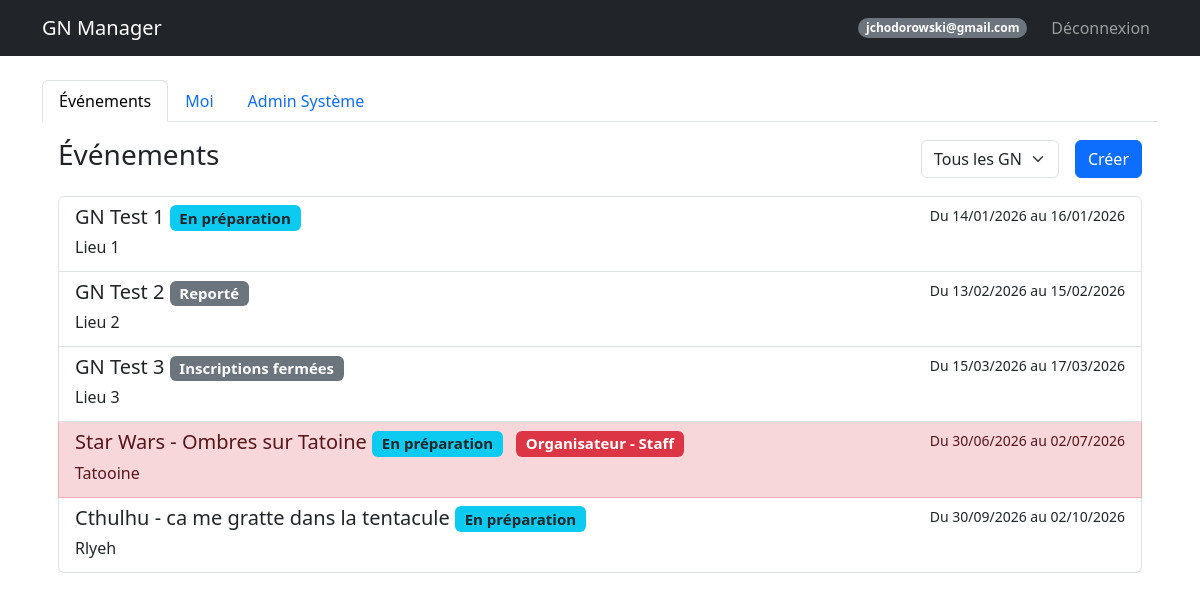
The page /dashboard (signed in) on the database its author committed.
### models.py (models this page shows, shortened)
class User(UserMixin, db.Model):
    id = db.Column(db.Integer, primary_key=True)
    email = db.Column(db.String(120), unique=True, nullable=False)
    password_hash = db.Column(db.String(128))
    nom = db.Column(db.String(80))
    prenom = db.Column(db.String(80))
    age = db.Column(db.Integer)
    genre = db.Column(db.String(20))
    avatar_url = db.Column(db.String(200))
    role = db.Column(db.String(20), default='user') # createur, sysadmin, user
    is_banned = db.Column(db.Boolean, default=False)
    is_deleted = db.Column(db.Boolean, default=False) # Soft delete
    @property
    def is_admin(self):
        return self.role in ['createur', 'sysadmin']

class Event(db.Model):
    id = db.Column(db.Integer, primary_key=True)
    name = db.Column(db.String(100), nullable=False)
    description = db.Column(db.Text) # Added
    date_start = db.Column(db.DateTime, nullable=False)
    date_end = db.Column(db.DateTime, nullable=False)
    location = db.Column(db.String(200))
    background_image = db.Column(db.String(200))
    visibility = db.Column(db.String(20), default='public') # public, private
    organizer_structure = db.Column(db.String(100))
    external_link = db.Column(db.String(255)) # Added (Google Forms)
    statut = db.Column(db.String(50), default='En préparation') # Added 'statut' as per user correctness
    groups_config = db.Column(db.Text, default='{"PJ": ["Peu importe"], "PNJ": ["Peu importe"], "Organisateur": ["Peu importe"]}') # JSON stored as string

class Participant(db.Model):
    id = db.Column(db.Integer, primary_key=True)
    event_id = db.Column(db.Integer, db.ForeignKey('event.id'), nullable=False)
    user_id = db.Column(db.Integer, db.ForeignKey('user.id'), nullable=False)
    type = db.Column(db.String(50)) # Organisateur, PJ, PNJ
    group = db.Column(db.String(50))
    role_id = db.Column(db.Integer, db.ForeignKey('role.id', use_alter=True, name='fk_participant_role'), nullable=True)
    role_communicated = db.Column(db.Boolean, default=False)
    role_received = db.Column(db.Boolean, default=False) # Added
    registration_status = db.Column(db.String(50), default='À valider') # Added
    payment_method = db.Column(db.String(50))
    payment_amount = db.Column(db.Float, default=0.0)
    payment_comment = db.Column(db.Text) # Added separate comment for payment if needed, or use generic comment
    comment = db.Column(db.Text)
    custom_image = db.Column(db.String(200))
    user = db.relationship('User', backref='participations')
    event = db.relationship('Event', backref='participants')
    role = db.relationship('Role', foreign_keys=[role_id], backref='participants_with_role')

### routes.py (the view)
@main.route('/dashboard')
@login_required
def dashboard():
    users_pagination = None
    if current_user.is_admin: # Uses the property we added
        page = request.args.get('page', 1, type=int)
        users_pagination = User.query.paginate(page=page, per_page=20, error_out=False)
    filter_type = request.args.get('filter', 'all')
    my_participations = Participant.query.filter_by(user_id=current_user.id).all()
    my_event_ids = [p.event_id for p in my_participations]
    my_roles = {p.event_id: p for p in my_participations} # Map event_id -> Participant object
    events = []
    now = datetime.now()
    if filter_type == 'mine':
        if my_event_ids:
            events = Event.query.filter(Event.id.in_(my_event_ids)).order_by(Event.date_start).all()
    elif filter_type == 'future':
        events = Event.query.filter(Event.date_start >= now).order_by(Event.date_start).all()
    elif filter_type == 'past':
        events = Event.query.filter(Event.date_end < now).order_by(Event.date_start.desc()).all()
    else:
        events = Event.query.order_by(Event.date_start).all()
    admin_view = request.args.get('admin_view')
    return render_template('dashboard.html', user=current_user, users_pagination=users_pagination, events=events, my_event_ids=my_event_ids, my_roles=my_roles, current_filter=filter_type, admin_view=admin_view)

### templates/dashboard.html (shortened to what this page needs)
{% extends "base.html" %}
{% block content %}
<ul class="nav nav-tabs" id="myTab" role="tablist">
    <li class="nav-item" role="presentation">
        <button class="nav-link {% if not admin_view %}active{% endif %}" id="events-tab" data-bs-toggle="tab"
            data-bs-target="#events" type="button" role="tab">Événements</button>
    </li>
    <li class="nav-item" role="presentation">
        <button class="nav-link" id="me-tab" data-bs-toggle="tab" data-bs-target="#me" type="button"
            role="tab">Moi</button>
    </li>
    {% if user.is_admin %}
    <li class="nav-item" role="presentation">
        <button class="nav-link {% if admin_view %}active{% endif %}" id="admin-tab" data-bs-toggle="tab"
            data-bs-target="#admin" type="button" role="tab">Admin Système</button>
    </li>
    {% endif %}
</ul>
<div class="tab-content" id="myTabContent">
    <div class="tab-pane fade p-3 {% if not admin_view %}show active{% endif %}" id="events" role="tabpanel">
        <div class="d-flex justify-content-between align-items-center mb-3">
            <h3>Événements</h3>
            <div class="d-flex gap-2">
                <form action="/dashboard" method="GET" class="d-flex align-items-center">
                    <select name="filter" class="form-select me-2" onchange="this.form.submit()">
                        <option value="all" {% if current_filter=='all' %}selected{% endif %}>Tous les GN</option>
                    </select>
                </form>
                <a href="/event/create" class="btn btn-primary">Créer</a>
            </div>
        </div>
        <div class="list-group">
            {% for e in events %}
            {% set participation = my_roles.get(e.id) %}
            {% set row_class = "" %}
            {% set badge_class = "" %}
            {% set badge_text = "" %}
            {% if participation %}
            {% if participation.type == 'organisateur' or participation.type == 'Organisateur' %}
            {% set row_class = "list-group-item-danger" %}
            {% set badge_class = "bg-danger" %}
            {% set badge_text = "Organisateur" %}
            {% elif participation.type == 'PJ' %}
            {% set row_class = "list-group-item-success" %}
            {% set badge_class = "bg-success" %}
            {% set badge_text = "PJ" %}
            {% elif participation.type == 'PNJ' %}
            {% set row_class = "list-group-item-primary" %}
            {% set badge_class = "bg-primary" %}
            {% set badge_text = "PNJ" %}
            {% else %}
            {% set row_class = "list-group-item-success" %}
            {% set badge_class = "bg-success" %}
            {% set badge_text = participation.type %}
            {% endif %}
            {% endif %}
            {% set status_color = "bg-secondary" %}
            {% if e.statut == "Événement en cours" %}
            {% set status_color = "bg-success" %}
            {% elif e.statut == "Terminé" %}
            {% set status_color = "bg-dark" %}
            {% elif e.statut == "Annulé" %}
            {% set status_color = "bg-danger" %}
            {% elif e.statut == "En préparation" %}
            {% set status_color = "bg-info text-dark" %}
            {% endif %}
            <a href="/event/{{ e.id }}" class="list-group-item list-group-item-action {{ row_class }}">
                <div class="d-flex w-100 justify-content-between">
                    <h5 class="mb-1">
                        {{ e.name }}
                        <span class="badge {{ status_color }}">{{ e.statut }}</span>
                        {% if participation %}
                        <span class="badge {{ badge_class }} ms-2">{{ badge_text }}
                            {% if participation.group and participation.group != 'Peu importe' %}
                            - {{ participation.group }}
                            {% endif %}
                        </span>
                        {% endif %}
                    </h5>
                    <small>Du {{ e.date_start.strftime('%d/%m/%Y') }} au {{ e.date_end.strftime('%d/%m/%Y') }}</small>
                </div>
                <p class="mb-1">{{ e.location }}</p>
            </a>
            {% else %}
            <p class="text-muted text-center mt-4">Aucun événement trouvé pour ce filtre.</p>
            {% endfor %}
        </div>
    </div>
        {% endblock %}

### templates/base.html (shortened to what this page needs)
<!DOCTYPE html>
<html lang="fr">
<head>
    <link href="https://cdn.jsdelivr.net/npm/bootstrap@5.3.0/dist/css/bootstrap.min.css" rel="stylesheet">
    <link rel="stylesheet" href="https://cdn.jsdelivr.net/npm/bootstrap-icons@1.11.3/font/bootstrap-icons.min.css">
</head>
<body>
    <nav class="navbar navbar-expand-lg navbar-dark bg-dark">
        <div class="container">
            <a class="navbar-brand" href="/">GN Manager</a>
            {% if current_user.is_authenticated %}
            <div class="navbar-nav ms-auto align-items-center">
                <span class="badge bg-secondary rounded-pill me-3">{{ current_user.email }}</span>
                <a class="nav-link" href="/logout">Déconnexion</a>
            </div>
            {% endif %}
        </div>
    </nav>
    <div class="container mt-4">
        {% block content %}{% endblock %}
</body>
</html>

### rows shown on the page
User: email "jchodorowski@gmail.com"
Event: name "GN Test 1", statut "En préparation", date_start "14/01/2026", date_end "16/01/2026", location "Lieu 1"
Event: name "GN Test 2", statut "Reporté", date_start "13/02/2026", date_end "15/02/2026", location "Lieu 2"
Event: name "GN Test 3", statut "Inscriptions fermées", date_start "15/03/2026", date_end "17/03/2026", location "Lieu 3"
Event: name "Star Wars - Ombres sur Tatoine", statut "En préparation", badge_text "Organisateur", date_start "30/06/2026", date_end "02/07/2026", location "Tatooine"
Participant: group "Staff"
Event: name "Cthulhu - ca me gratte dans la tentacule", statut "En préparation", date_start "30/09/2026", date_end "02/10/2026", location "Rlyeh"
